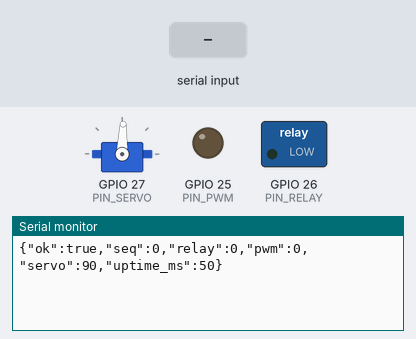
Bench run of a sketch on a simulated ESP32. Parts: servo, switched loads named in the sketch (green lamp = pin HIGH), output pins drawn as LEDs (lit = HIGH), the last lines printed to the serial monitor. The inputs (shaded band) are chosen by the test bench. Servo pulses on a pin are drawn as a servo (544–2400 µs = 0–180°).

Above: at 1.2 s.
1.3 s: "CMD:\n" received over Serial
At 2.5 s:
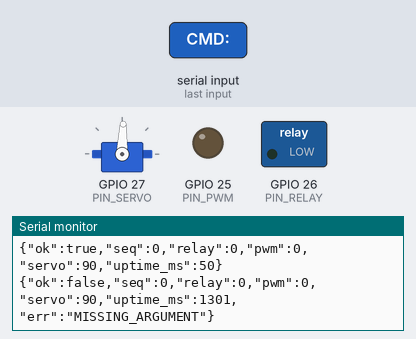
2.8 s: "STATUS\n" received over Serial
At 3.7 s:
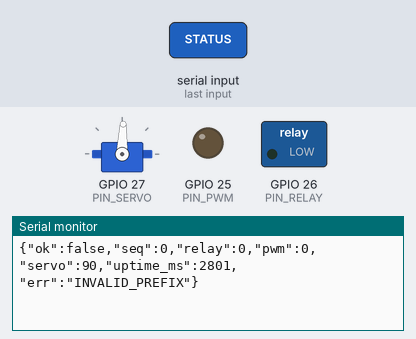

The sketch:

serial_led_controller.ino
```cpp
/*
 * Project 19: Flask Serial LED, PWM & Servo Controller
 * Target Architectures: ATmega328P (Arduino Uno/Nano) & ESP32
 * Communication: UART 115200 8N1 (Newline-delimited ASCII frames with optional XOR Checksum)
 *
 * Frame Protocol:
 *   Incoming Commands:
 *     CMD:RELAY,<0|1>[*XX]\n
 *     CMD:PWM,<0-255>[*XX]\n
 *     CMD:SERVO,<0-180>[*XX]\n
 *     CMD:STATUS[*XX]\n
 *   Where [*XX] is an optional NMEA-style hexadecimal XOR checksum of all characters
 *   preceding the '*' delimiter.
 *
 *   Outgoing JSON Response:
 *     {"ok":true,"seq":14,"relay":1,"pwm":128,"servo":90,"uptime_ms":48210}
 *     {"ok":false,"err":"CHECKSUM_MISMATCH","expected":"4A"}
 */

#include <Arduino.h>

#if defined(ESP32)
  // ESP32 Pin Assignments & LEDC Configuration
  constexpr uint8_t PIN_RELAY = 26;
  constexpr uint8_t PIN_PWM   = 25;
  constexpr uint8_t PIN_SERVO = 27;

  constexpr uint8_t LEDC_CH_PWM   = 0;
  constexpr uint8_t LEDC_CH_SERVO = 1;
#else
  // ATmega328P (Arduino Uno / Nano) Pin Assignments
  #include <Servo.h>
  constexpr uint8_t PIN_RELAY = 4;
  constexpr uint8_t PIN_PWM   = 5;  // Timer0 PWM (avoiding Timer1 conflict with Servo library)
  constexpr uint8_t PIN_SERVO = 9;  // Timer1 Servo
  Servo actuatorServo;
#endif

// Serial Receive Ring/Line Buffer
constexpr size_t RX_BUFFER_SIZE = 96;
char rxBuffer[RX_BUFFER_SIZE];
size_t rxIndex = 0;

// Hardware Actuator State
struct ActuatorState {
  uint8_t relay;      // 0 = OFF, 1 = ON
  uint8_t pwm;        // 0..255 (8-bit duty cycle)
  uint8_t servoAngle; // 0..180 degrees
  uint32_t cmdCount;  // Monotonic command counter
};

ActuatorState state = {0, 0, 90, 0};

// Compute 8-bit XOR checksum over [start, end)
uint8_t computeXorChecksum(const char* start, const char* end) {
  uint8_t crc = 0;
  while (start < end) {
    crc ^= static_cast<uint8_t>(*start++);
  }
  return crc;
}

// Hardware abstraction for setting PWM and Servo outputs
void applyHardwareState() {
  digitalWrite(PIN_RELAY, state.relay ? HIGH : LOW);

#if defined(ESP32)
  ledcWrite(LEDC_CH_PWM, state.pwm);
  // Map 0-180 deg to 500-2400 us pulse width out of 20000 us (50 Hz, 16-bit = 65535 ticks)
  uint32_t pulseUs = 500UL + (static_cast<uint32_t>(state.servoAngle) * 1900UL) / 180UL;
  uint32_t duty16  = (pulseUs * 65536UL) / 20000UL;
  ledcWrite(LEDC_CH_SERVO, duty16);
#else
  analogWrite(PIN_PWM, state.pwm);
  actuatorServo.write(state.servoAngle);
#endif
}

// Emit deterministic JSON telemetry/acknowledgment frame
void sendStateJson(bool ok, const char* errCode = nullptr) {
  Serial.print(F("{\"ok\":"));
  Serial.print(ok ? F("true") : F("false"));
  Serial.print(F(",\"seq\":"));
  Serial.print(state.cmdCount);
  Serial.print(F(",\"relay\":"));
  Serial.print(state.relay);
  Serial.print(F(",\"pwm\":"));
  Serial.print(state.pwm);
  Serial.print(F(",\"servo\":"));
  Serial.print(state.servoAngle);
  Serial.print(F(",\"uptime_ms\":"));
  Serial.print(millis());
  if (errCode != nullptr) {
    Serial.print(F(",\"err\":\""));
    Serial.print(errCode);
    Serial.print(F("\""));
  }
  Serial.println(F("}"));
}

// Parse and execute a single null-terminated command frame
void processFrame(char* frame) {
  // Strip trailing CR/whitespace
  size_t len = strlen(frame);
  while (len > 0 && (frame[len - 1] == '\r' || frame[len - 1] == ' ' || frame[len - 1] == '\t')) {
    frame[--len] = '\0';
  }
  if (len == 0) return;

  // Optional Checksum Verification: CMD:PWM,128*3F
  char* starPtr = strchr(frame, '*');
  if (starPtr != nullptr) {
    uint8_t expectedCrc = computeXorChecksum(frame, starPtr);
    uint8_t providedCrc = static_cast<uint8_t>(strtoul(starPtr + 1, nullptr, 16));
    if (expectedCrc != providedCrc) {
      sendStateJson(false, "CHECKSUM_MISMATCH");
      return;
    }
    *starPtr = '\0'; // Terminate payload at '*'
  }

  // Verify "CMD:" prefix
  if (strncmp(frame, "CMD:", 4) != 0) {
    sendStateJson(false, "INVALID_PREFIX");
    return;
  }

  const char* body = frame + 4;

  if (strcmp(body, "STATUS") == 0) {
    state.cmdCount++;
    sendStateJson(true);
    return;
  }

  // Split "<TARGET>,<VALUE>"
  const char* comma = strchr(body, ',');
  if (comma == nullptr) {
    sendStateJson(false, "MISSING_ARGUMENT");
    return;
  }

  char* endPtr = nullptr;
  long val = strtol(comma + 1, &endPtr, 10);
  if (endPtr == comma + 1 || *endPtr != '\0') {
    sendStateJson(false, "NON_NUMERIC_VALUE");
    return;
  }

  if (strncmp(body, "RELAY,", 6) == 0) {
    if (val != 0 && val != 1) {
      sendStateJson(false, "RELAY_OUT_OF_RANGE");
      return;
    }
    state.relay = static_cast<uint8_t>(val);
    state.cmdCount++;
    applyHardwareState();
    sendStateJson(true);
  } else if (strncmp(body, "PWM,", 4) == 0) {
    if (val < 0 || val > 255) {
      sendStateJson(false, "PWM_OUT_OF_RANGE");
      return;
    }
    state.pwm = static_cast<uint8_t>(val);
    state.cmdCount++;
    applyHardwareState();
    sendStateJson(true);
  } else if (strncmp(body, "SERVO,", 6) == 0) {
    if (val < 0 || val > 180) {
      sendStateJson(false, "SERVO_OUT_OF_RANGE");
      return;
    }
    state.servoAngle = static_cast<uint8_t>(val);
    state.cmdCount++;
    applyHardwareState();
    sendStateJson(true);
  } else {
    sendStateJson(false, "UNKNOWN_COMMAND");
  }
}

void setup() {
  Serial.begin(115200);
  pinMode(PIN_RELAY, OUTPUT);

#if defined(ESP32)
  ledcSetup(LEDC_CH_PWM, 5000, 8);
  ledcAttachPin(PIN_PWM, LEDC_CH_PWM);
  ledcSetup(LEDC_CH_SERVO, 50, 16);
  ledcAttachPin(PIN_SERVO, LEDC_CH_SERVO);
#else
  pinMode(PIN_PWM, OUTPUT);
  actuatorServo.attach(PIN_SERVO);
#endif

  applyHardwareState();
  delay(50);
  sendStateJson(true);
}

void loop() {
  while (Serial.available() > 0) {
    char c = static_cast<char>(Serial.read());
    if (c == '\n') {
      rxBuffer[rxIndex] = '\0';
      processFrame(rxBuffer);
      rxIndex = 0;
    } else if (rxIndex < RX_BUFFER_SIZE - 1) {
      rxBuffer[rxIndex++] = c;
    } else {
      // Buffer overflow protection: flush and report error
      rxIndex = 0;
      sendStateJson(false, "RX_BUFFER_OVERFLOW");
    }
  }
}
```

Measured:
- after the input at 1.3 s, the serial monitor: prints a new line at once (image 1)
- after the input at 2.8 s, the serial monitor: prints a new line at once (image 2)
